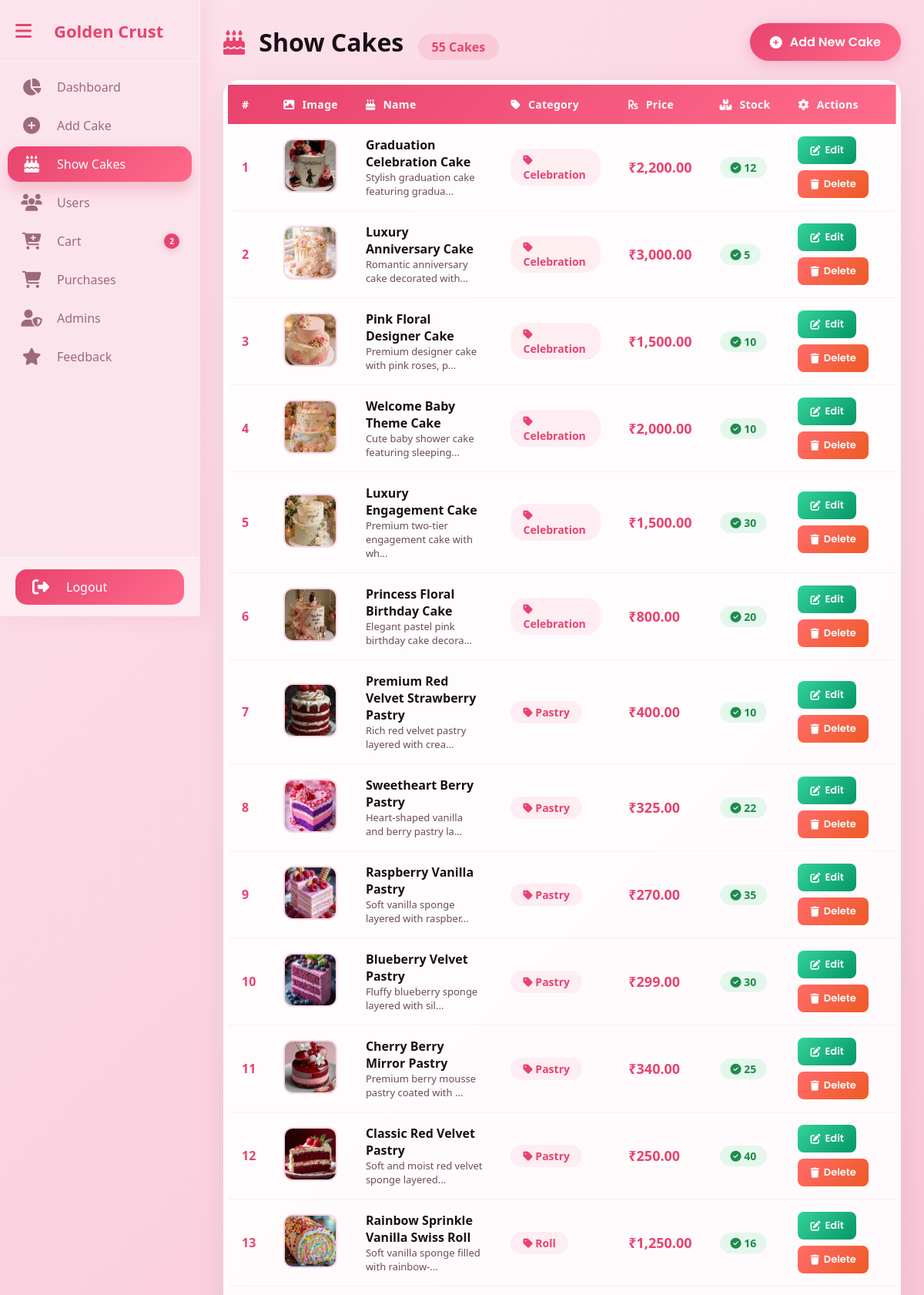
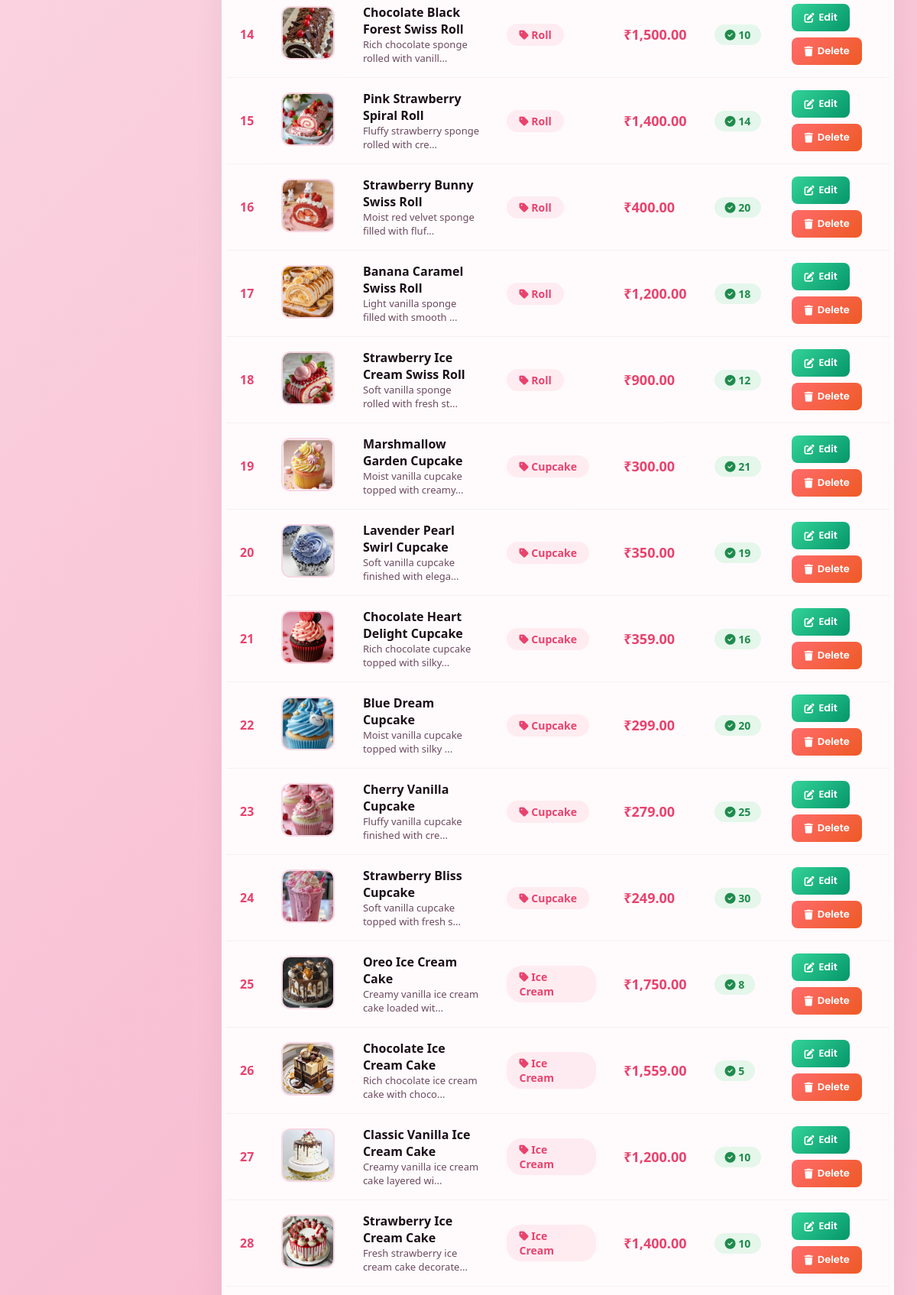
/project/admin/show_cakes.php (signed in, upper part), run on the app's committed database (2 pictures, top to bottom).
### tables this page shows
CREATE TABLE `cakes` (
  `id` int(11) NOT NULL,
  `itemname` varchar(255) NOT NULL,
  `categories` enum('Chocolate','Fruit','Bundt','Velvet','Celebration','Ice Cream','Cupcake','Roll','Pastry') NOT NULL,
  `price` decimal(10,2) NOT NULL,
  `img` varchar(255) DEFAULT NULL,
  `description` text DEFAULT NULL,
  `stock` int(11) NOT NULL DEFAULT 0,
  `created_at` timestamp NOT NULL DEFAULT current_timestamp()
);

### project/admin/show_cakes.php (the view, shortened to what this page needs)
<?php
$conn = mysqli_connect("localhost", "root", "", "golden_crust");
$query = "SELECT * FROM cakes ORDER BY id DESC";
$result = mysqli_query($conn, $query);
$total_cakes = mysqli_num_rows($result);
?>
<!DOCTYPE html>
<html>
<head>
    <link rel="stylesheet" href="https://cdnjs.cloudflare.com/ajax/libs/font-awesome/6.4.0/css/all.min.css">
</head>
<body>
<?php include "includes/sidebar.php"; ?>
<div class="main" id="main">
    <div class="page-header">
        <div class="title">
            <i class="fas fa-cake-candles"></i> Show Cakes
            <span class="badge"><?php echo $total_cakes; ?> Cakes</span>
        </div>
        <a href="add_cake.php" class="btn-add">
            <i class="fas fa-plus-circle"></i> Add New Cake
        </a>
    </div>
    <div class="table-wrapper">
        <div class="table-scroll">
            <table>
                <thead>
                    <tr>
                        <th>#</th>
                        <th><i class="fas fa-image"></i> Image</th>
                        <th><i class="fas fa-cake"></i> Name</th>
                        <th><i class="fas fa-tag"></i> Category</th>
                        <th><i class="fas fa-rupee-sign"></i> Price</th>
                        <th><i class="fas fa-boxes"></i> Stock</th>
                        <th><i class="fas fa-cog"></i> Actions</th>
                    </tr>
                </thead>
                <tbody>
                    <?php if($total_cakes > 0): ?>
                        <?php $sr = 1; while($row = mysqli_fetch_assoc($result)): ?>
                        <tr>
                            <td class="serial-number"><?php echo $sr++; ?></td>
                            <td>
                                <?php
                                $img_path = "uploads/" . $row['img'];
                                if(!empty($row['img']) && file_exists($img_path)): ?>
                                    <img src="<?php echo $img_path; ?>" alt="<?php echo htmlspecialchars($row['itemname']); ?>" class="item-img">
                                <?php else: ?>
                                    <div class="item-img-placeholder">
                                        <i class="fas fa-cake"></i>
                                    </div>
                                <?php endif; ?>
                            </td>
                            <td>
                                <div class="product-name"><?php echo htmlspecialchars($row['itemname']); ?></div>
                                <?php if(!empty($row['description'])): ?>
                                    <div class="product-desc"><?php echo substr(htmlspecialchars($row['description']), 0, 40); ?>...</div>
                                <?php endif; ?>
                            </td>
                            <td>
                                <span class="category-badge">
                                    <i class="fas fa-tag"></i> <?php echo htmlspecialchars($row['categories']); ?>
                                </span>
                            </td>
                            <td class="price-text">₹<?php echo number_format($row['price'], 2); ?></td>
                            <td>
                                <span class="stock-badge <?php echo $row['stock'] > 0 ? 'stock-in' : 'stock-out'; ?>">
                                    <?php if($row['stock'] > 0): ?>
                                        <i class="fas fa-check-circle"></i> <?php echo $row['stock']; ?>
                                    <?php else: ?>
                                        <i class="fas fa-times-circle"></i> Out of Stock
                                    <?php endif; ?>
                                </span>
                            </td>
                            <td>
                                <div class="action-btns">
                                    <a href="edit_cake.php?id=<?php echo $row['id']; ?>" class="btn-action btn-edit">
                                        <i class="fas fa-edit"></i> Edit
                                    </a>
                                    <a href="?delete=<?php echo $row['id']; ?>" class="btn-action btn-delete" onclick="return confirm('Are you sure you want to delete this cake?')">
                                        <i class="fas fa-trash"></i> Delete
                                    </a>
                                </div>
                            </td>
                        </tr>
                        <?php endwhile; ?>
                    <?php endif; ?>
                </tbody>
            </table>
        </div>
    </div>
</div>
</body>
</html>

### project/admin/show_cakes.php (style rules this page uses)
* { margin: 0; padding: 0; box-sizing: border-box; }
body { font-family: 'Poppins', sans-serif; background: linear-gradient(135deg, #fce4ec, #f8bbd0, #fce4ec); min-height: 100vh; }
.main { margin-left: 85px; padding: 30px; transition: margin-left 0.35s ease; min-height: 100vh; }
.main.shift { margin-left: 260px; }
.page-header { display: flex; align-items: center; justify-content: space-between; flex-wrap: wrap; gap: 15px; margin-bottom: 25px; }
.page-header .title { font-size: 32px; font-weight: 800; color: #1a0f17; }
.page-header .title i { color: #e8436e; margin-right: 10px; }
.page-header .title .badge { font-size: 16px; background: rgba(232, 67, 110, 0.12); color: #e8436e; padding: 6px 18px; border-radius: 30px; font-weight: 600; margin-left: 10px; }
.btn-add { padding: 12px 26px; background: linear-gradient(135deg, #e8436e, #ff6b8a); color: #fff; border: none; border-radius: 50px; font-size: 16px; font-weight: 600; text-decoration: none; display: inline-flex; align-items: center; gap: 10px; transition: all 0.3s ease; box-shadow: 0 4px 15px rgba(232, 67, 110, 0.25); font-family: 'Poppins', sans-serif; }
.table-wrapper { background: rgba(255, 255, 255, 0.92); backdrop-filter: blur(10px); border-radius: 20px; padding: 5px; box-shadow: 0 10px 40px rgba(0, 0, 0, 0.06); overflow: hidden; border: 1px solid rgba(255, 255, 255, 0.6); }
.table-scroll { overflow-x: auto; }
table { width: 100%; border-collapse: collapse; font-size: 15px; min-width: 800px; }
thead { background: linear-gradient(135deg, #e8436e, #ff6b8a); }
thead th { color: #fff; padding: 16px 18px; text-align: left; font-weight: 600; font-size: 14px; letter-spacing: 0.3px; white-space: nowrap; }
thead th i { margin-right: 6px; font-size: 14px; }
tbody tr { border-bottom: 1px solid rgba(0, 0, 0, 0.04); transition: 0.3s; }
tbody td { padding: 16px 18px; color: #2d1b24; vertical-align: middle; font-size: 15px; }
.item-img { width: 70px; height: 70px; border-radius: 12px; object-fit: cover; border: 2px solid rgba(232, 67, 110, 0.10); background: #f8e8ef; }
.category-badge { display: inline-block; padding: 5px 16px; border-radius: 20px; font-size: 14px; font-weight: 600; background: rgba(232, 67, 110, 0.08); color: #e8436e; }
.price-text { font-weight: 700; color: #e8436e; font-size: 18px; }
.stock-badge { display: inline-block; padding: 4px 14px; border-radius: 20px; font-size: 14px; font-weight: 600; }
.stock-in { background: rgba(46, 213, 115, 0.12); color: #1f8b4c; }
.action-btns { display: flex; gap: 8px; flex-wrap: wrap; }
.btn-action { padding: 8px 16px; border: none; border-radius: 8px; font-size: 13px; font-weight: 600; font-family: 'Poppins', sans-serif; cursor: pointer; text-decoration: none; display: inline-flex; align-items: center; gap: 6px; transition: all 0.3s ease; }
.btn-edit { background: linear-gradient(135deg, #34d399, #059669); color: #fff; }
.btn-delete { background: linear-gradient(135deg, #ff6b6b, #ee5a24); color: #fff; }
.serial-number { font-weight: 700; color: #e8436e; font-size: 16px; }
.product-name { font-weight: 600; color: #1a0f17; font-size: 16px; }
.product-desc { font-size: 13px; color: #6b4b5e; }

### project/admin/includes/sidebar.php (style rules this page uses)
* { margin:0; padding:0; box-sizing:border-box; font-family:'Segoe UI',sans-serif; }
.main { margin-left:85px; transition:margin-left 0.35s ease; min-height:100vh; width: calc(100% - 85px); }
.main.shift { margin-left:260px; width: calc(100% - 260px); }

### data on the page
cakes: img (picture), itemname "Graduation Celebration Cake", description "Stylish graduation cake featuring gradua", categories "Celebration", price "2,200.00", stock "12"
cakes: img (picture), itemname "Luxury Anniversary Cake", description "Romantic anniversary cake decorated with", categories "Celebration", price "3,000.00", stock "5"
cakes: img (picture), itemname "Pink Floral Designer Cake", description "Premium designer cake with pink roses, p", categories "Celebration", price "1,500.00", stock "10"
cakes: img (picture), itemname "Welcome Baby Theme Cake", description "Cute baby shower cake featuring sleeping", categories "Celebration", price "2,000.00", stock "10"
cakes: img (picture), itemname "Luxury Engagement Cake", description "Premium two-tier engagement cake with wh", categories "Celebration", price "1,500.00", stock "30"
cakes: img (picture), itemname "Princess Floral Birthday Cake", description "Elegant pastel pink birthday cake decora", categories "Celebration", price "800.00", stock "20"
cakes: img (picture), itemname "Premium Red Velvet Strawberry Pastry", description "Rich red velvet pastry layered with crea", categories "Pastry", price "400.00", stock "10"
cakes: img (picture), itemname "Sweetheart Berry Pastry", description "Heart-shaped vanilla and berry pastry la", categories "Pastry", price "325.00", stock "22"
cakes: img (picture), itemname "Raspberry Vanilla Pastry", description "Soft vanilla sponge layered with raspber", categories "Pastry", price "270.00", stock "35"
cakes: img (picture), itemname "Blueberry Velvet Pastry", description "Fluffy blueberry sponge layered with sil", categories "Pastry", price "299.00", stock "30"
cakes: img (picture), itemname "Cherry Berry Mirror Pastry", description "Premium berry mousse pastry coated with", categories "Pastry", price "340.00", stock "25"
cakes: img (picture), itemname "Classic Red Velvet Pastry", description "Soft and moist red velvet sponge layered", categories "Pastry", price "250.00", stock "40"
cakes: img (picture), itemname "Rainbow Sprinkle Vanilla Swiss Roll", description "Soft vanilla sponge filled with rainbow-", categories "Roll", price "1,250.00", stock "16"
cakes: img (picture), itemname "Chocolate Black Forest Swiss Roll", description "Rich chocolate sponge rolled with vanill", categories "Roll", price "1,500.00", stock "10"
cakes: img (picture), itemname "Pink Strawberry Spiral Roll", description "Fluffy strawberry sponge rolled with cre", categories "Roll", price "1,400.00", stock "14"
cakes: img (picture), itemname "Strawberry Bunny Swiss Roll", description "Moist red velvet sponge filled with fluf", categories "Roll", price "400.00", stock "20"
cakes: img (picture), itemname "Banana Caramel Swiss Roll", description "Light vanilla sponge filled with smooth", categories "Roll", price "1,200.00", stock "18"
cakes: img (picture), itemname "Strawberry Ice Cream Swiss Roll", description "Soft vanilla sponge rolled with fresh st", categories "Roll", price "900.00", stock "12"
cakes: img (picture), itemname "Marshmallow Garden Cupcake", description "Moist vanilla cupcake topped with creamy", categories "Cupcake", price "300.00", stock "21"
cakes: img (picture), itemname "Lavender Pearl Swirl Cupcake", description "Soft vanilla cupcake finished with elega", categories "Cupcake", price "350.00", stock "19"
cakes: img (picture), itemname "Chocolate Heart Delight Cupcake", description "Rich chocolate cupcake topped with silky", categories "Cupcake", price "359.00", stock "16"
cakes: img (picture), itemname "Blue Dream Cupcake", description "Moist vanilla cupcake topped with silky", categories "Cupcake", price "299.00", stock "20"
cakes: img (picture), itemname "Cherry Vanilla Cupcake", description "Fluffy vanilla cupcake finished with cre", categories "Cupcake", price "279.00", stock "25"
cakes: img (picture), itemname "Strawberry Bliss Cupcake", description "Soft vanilla cupcake topped with fresh s", categories "Cupcake", price "249.00", stock "30"
cakes: img (picture), itemname "Oreo Ice Cream Cake", description "Creamy vanilla ice cream cake loaded wit", categories "Ice Cream", price "1,750.00", stock "8"
cakes: img (picture), itemname "Chocolate Ice Cream Cake", description "Rich chocolate ice cream cake with choco", categories "Ice Cream", price "1,559.00", stock "5"
cakes: img (picture), itemname "Classic Vanilla Ice Cream Cake", description "Creamy vanilla ice cream cake layered wi", categories "Ice Cream", price "1,200.00", stock "10"
cakes: img (picture), itemname "Strawberry Ice Cream Cake", description "Fresh strawberry ice cream cake decorate", categories "Ice Cream", price "1,400.00", stock "10"

### other printed values
$cart_count "2"
$total_cakes "55"
